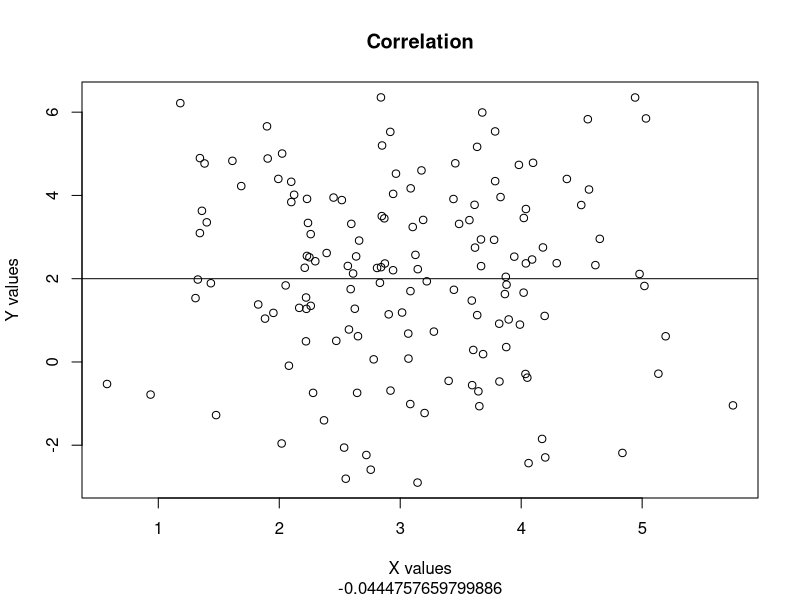
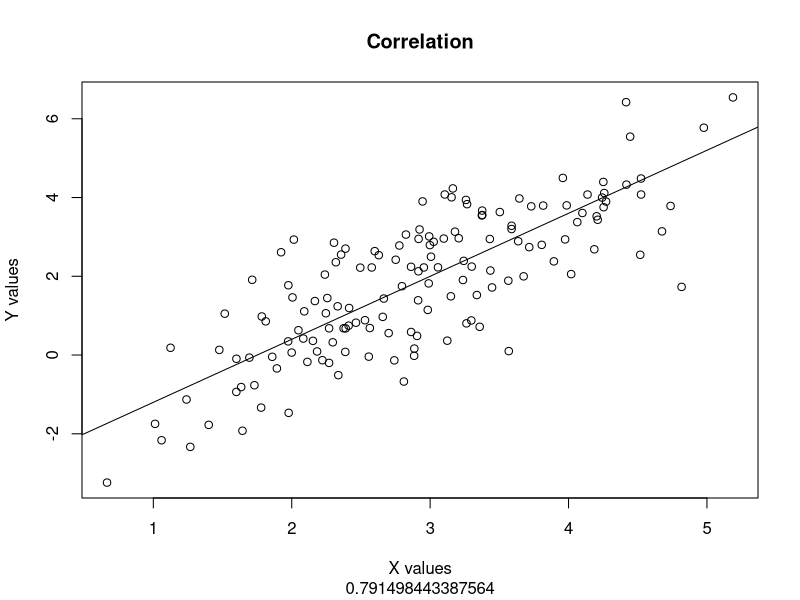
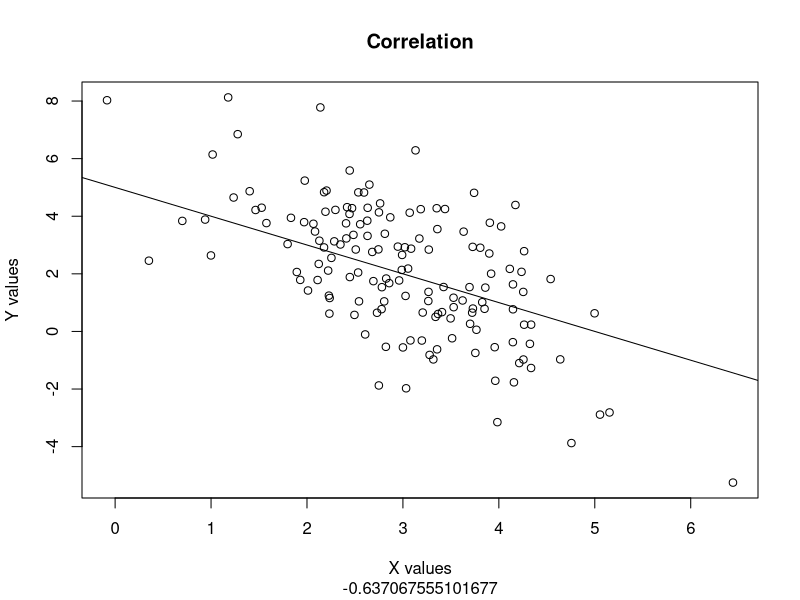
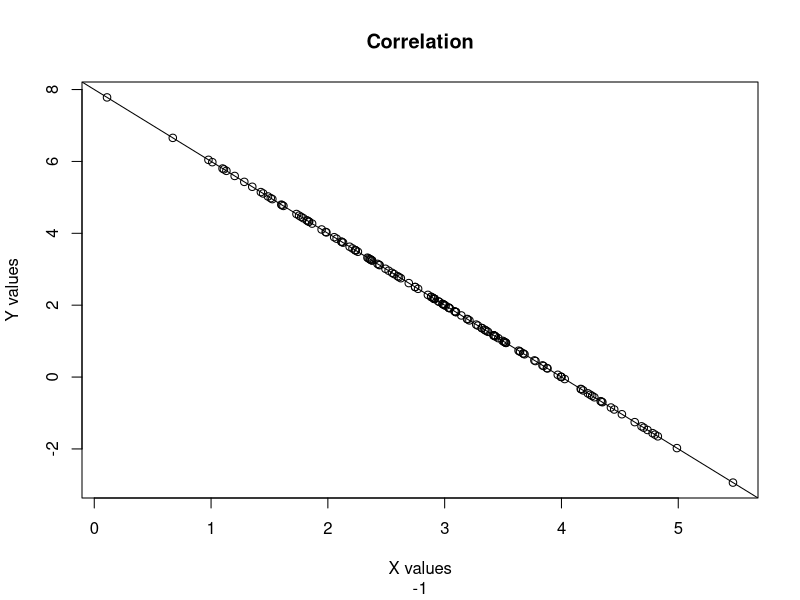

The R script that drew these images, in order:
library('MASS')
# use mvrnorm to create realizations with correlation
n = 150

x_mean = 3
x_sd = 1

y_mean = 2
y_sd = 2

mean_vector = c(x_mean, y_mean)
sd_vector = c(x_sd, y_sd)
p = c(0, 0.8, -0.5, -1)
for (current_p in p) {
  correlation = current_p
  cov_matrix <- matrix(c(sd_vector[1]^2, correlation * sd_vector[1] * sd_vector[2],
                         correlation * sd_vector[1] * sd_vector[2], sd_vector[2]^2), 
                       nrow = 2, ncol = 2, byrow = TRUE)
  print(cov_matrix)
  random_samples <- mvrnorm(n = n, mu = mean_vector, Sigma = cov_matrix)
  r = cor(random_samples[,1], random_samples[,2])
  print(r)
  plot(random_samples[,1], random_samples[,2], main='Correlation', sub = as.character(r), xlab='X values', ylab='Y values')
  b1 = y_sd * current_p / x_sd
  b0 = y_mean - b1*x_mean
  abline(a=b0, b=b1)
}
